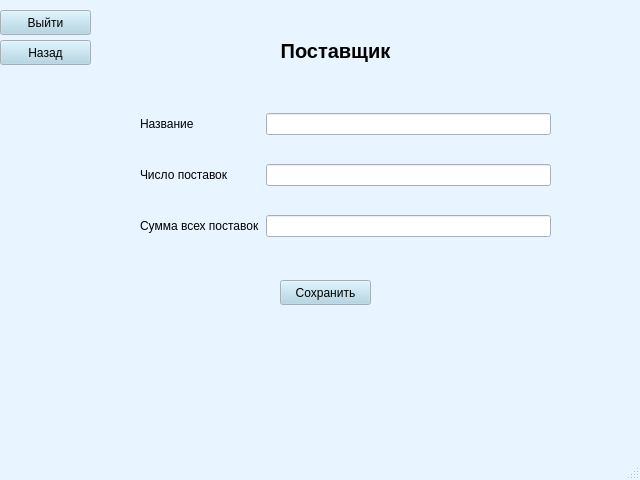
<?xml version="1.0" encoding="UTF-8"?>
<ui version="4.0">
 <class>MainWindow</class>
 <widget class="QMainWindow" name="MainWindow">
  <property name="geometry">
   <rect>
    <x>0</x>
    <y>0</y>
    <width>640</width>
    <height>480</height>
   </rect>
  </property>
  <property name="palette">
   <palette>
    <active>
     <colorrole role="WindowText">
      <brush brushstyle="SolidPattern">
       <color alpha="255">
        <red>0</red>
        <green>0</green>
        <blue>0</blue>
       </color>
      </brush>
     </colorrole>
     <colorrole role="Button">
      <brush brushstyle="SolidPattern">
       <color alpha="255">
        <red>169</red>
        <green>210</green>
        <blue>227</blue>
       </color>
      </brush>
     </colorrole>
     <colorrole role="Light">
      <brush brushstyle="SolidPattern">
       <color alpha="255">
        <red>255</red>
        <green>255</green>
        <blue>255</blue>
       </color>
      </brush>
     </colorrole>
     <colorrole role="Midlight">
      <brush brushstyle="SolidPattern">
       <color alpha="255">
        <red>238</red>
        <green>228</green>
        <blue>255</blue>
       </color>
      </brush>
     </colorrole>
     <colorrole role="Dark">
      <brush brushstyle="SolidPattern">
       <color alpha="255">
        <red>110</red>
        <green>101</green>
        <blue>127</blue>
       </color>
      </brush>
     </colorrole>
     <colorrole role="Mid">
      <brush brushstyle="SolidPattern">
       <color alpha="255">
        <red>147</red>
        <green>134</green>
        <blue>170</blue>
       </color>
      </brush>
     </colorrole>
     <colorrole role="Text">
      <brush brushstyle="SolidPattern">
       <color alpha="255">
        <red>0</red>
        <green>0</green>
        <blue>0</blue>
       </color>
      </brush>
     </colorrole>
     <colorrole role="BrightText">
      <brush brushstyle="SolidPattern">
       <color alpha="255">
        <red>255</red>
        <green>255</green>
        <blue>255</blue>
       </color>
      </brush>
     </colorrole>
     <colorrole role="ButtonText">
      <brush brushstyle="SolidPattern">
       <color alpha="255">
        <red>0</red>
        <green>0</green>
        <blue>0</blue>
       </color>
      </brush>
     </colorrole>
     <colorrole role="Base">
      <brush brushstyle="SolidPattern">
       <color alpha="255">
        <red>255</red>
        <green>255</green>
        <blue>255</blue>
       </color>
      </brush>
     </colorrole>
     <colorrole role="Window">
      <brush brushstyle="SolidPattern">
       <color alpha="255">
        <red>232</red>
        <green>244</green>
        <blue>255</blue>
       </color>
      </brush>
     </colorrole>
     <colorrole role="Shadow">
      <brush brushstyle="SolidPattern">
       <color alpha="255">
        <red>0</red>
        <green>0</green>
        <blue>0</blue>
       </color>
      </brush>
     </colorrole>
     <colorrole role="Highlight">
      <brush brushstyle="SolidPattern">
       <color alpha="255">
        <red>221</red>
        <green>202</green>
        <blue>255</blue>
       </color>
      </brush>
     </colorrole>
     <colorrole role="AlternateBase">
      <brush brushstyle="SolidPattern">
       <color alpha="255">
        <red>238</red>
        <green>228</green>
        <blue>255</blue>
       </color>
      </brush>
     </colorrole>
     <colorrole role="ToolTipBase">
      <brush brushstyle="SolidPattern">
       <color alpha="255">
        <red>255</red>
        <green>255</green>
        <blue>220</blue>
       </color>
      </brush>
     </colorrole>
     <colorrole role="ToolTipText">
      <brush brushstyle="SolidPattern">
       <color alpha="255">
        <red>0</red>
        <green>0</green>
        <blue>0</blue>
       </color>
      </brush>
     </colorrole>
     <colorrole role="PlaceholderText">
      <brush brushstyle="SolidPattern">
       <color alpha="128">
        <red>0</red>
        <green>0</green>
        <blue>0</blue>
       </color>
      </brush>
     </colorrole>
    </active>
    <inactive>
     <colorrole role="WindowText">
      <brush brushstyle="SolidPattern">
       <color alpha="255">
        <red>0</red>
        <green>0</green>
        <blue>0</blue>
       </color>
      </brush>
     </colorrole>
     <colorrole role="Button">
      <brush brushstyle="SolidPattern">
       <color alpha="255">
        <red>169</red>
        <green>210</green>
        <blue>227</blue>
       </color>
      </brush>
     </colorrole>
     <colorrole role="Light">
      <brush brushstyle="SolidPattern">
       <color alpha="255">
        <red>255</red>
        <green>255</green>
        <blue>255</blue>
       </color>
      </brush>
     </colorrole>
     <colorrole role="Midlight">
      <brush brushstyle="SolidPattern">
       <color alpha="255">
        <red>238</red>
        <green>228</green>
        <blue>255</blue>
       </color>
      </brush>
     </colorrole>
     <colorrole role="Dark">
      <brush brushstyle="SolidPattern">
       <color alpha="255">
        <red>110</red>
        <green>101</green>
        <blue>127</blue>
       </color>
      </brush>
     </colorrole>
     <colorrole role="Mid">
      <brush brushstyle="SolidPattern">
       <color alpha="255">
        <red>147</red>
        <green>134</green>
        <blue>170</blue>
       </color>
      </brush>
     </colorrole>
     <colorrole role="Text">
      <brush brushstyle="SolidPattern">
       <color alpha="255">
        <red>0</red>
        <green>0</green>
        <blue>0</blue>
       </color>
      </brush>
     </colorrole>
     <colorrole role="BrightText">
      <brush brushstyle="SolidPattern">
       <color alpha="255">
        <red>255</red>
        <green>255</green>
        <blue>255</blue>
       </color>
      </brush>
     </colorrole>
     <colorrole role="ButtonText">
      <brush brushstyle="SolidPattern">
       <color alpha="255">
        <red>0</red>
        <green>0</green>
        <blue>0</blue>
       </color>
      </brush>
     </colorrole>
     <colorrole role="Base">
      <brush brushstyle="SolidPattern">
       <color alpha="255">
        <red>255</red>
        <green>255</green>
        <blue>255</blue>
       </color>
      </brush>
     </colorrole>
     <colorrole role="Window">
      <brush brushstyle="SolidPattern">
       <color alpha="255">
        <red>232</red>
        <green>244</green>
        <blue>255</blue>
       </color>
      </brush>
     </colorrole>
     <colorrole role="Shadow">
      <brush brushstyle="SolidPattern">
       <color alpha="255">
        <red>0</red>
        <green>0</green>
        <blue>0</blue>
       </color>
      </brush>
     </colorrole>
     <colorrole role="Highlight">
      <brush brushstyle="SolidPattern">
       <color alpha="255">
        <red>221</red>
        <green>202</green>
        <blue>255</blue>
       </color>
      </brush>
     </colorrole>
     <colorrole role="AlternateBase">
      <brush brushstyle="SolidPattern">
       <color alpha="255">
        <red>238</red>
        <green>228</green>
        <blue>255</blue>
       </color>
      </brush>
     </colorrole>
     <colorrole role="ToolTipBase">
      <brush brushstyle="SolidPattern">
       <color alpha="255">
        <red>255</red>
        <green>255</green>
        <blue>220</blue>
       </color>
      </brush>
     </colorrole>
     <colorrole role="ToolTipText">
      <brush brushstyle="SolidPattern">
       <color alpha="255">
        <red>0</red>
        <green>0</green>
        <blue>0</blue>
       </color>
      </brush>
     </colorrole>
     <colorrole role="PlaceholderText">
      <brush brushstyle="SolidPattern">
       <color alpha="128">
        <red>0</red>
        <green>0</green>
        <blue>0</blue>
       </color>
      </brush>
     </colorrole>
    </inactive>
    <disabled>
     <colorrole role="WindowText">
      <brush brushstyle="SolidPattern">
       <color alpha="255">
        <red>110</red>
        <green>101</green>
        <blue>127</blue>
       </color>
      </brush>
     </colorrole>
     <colorrole role="Button">
      <brush brushstyle="SolidPattern">
       <color alpha="255">
        <red>169</red>
        <green>210</green>
        <blue>227</blue>
       </color>
      </brush>
     </colorrole>
     <colorrole role="Light">
      <brush brushstyle="SolidPattern">
       <color alpha="255">
        <red>255</red>
        <green>255</green>
        <blue>255</blue>
       </color>
      </brush>
     </colorrole>
     <colorrole role="Midlight">
      <brush brushstyle="SolidPattern">
       <color alpha="255">
        <red>238</red>
        <green>228</green>
        <blue>255</blue>
       </color>
      </brush>
     </colorrole>
     <colorrole role="Dark">
      <brush brushstyle="SolidPattern">
       <color alpha="255">
        <red>110</red>
        <green>101</green>
        <blue>127</blue>
       </color>
      </brush>
     </colorrole>
     <colorrole role="Mid">
      <brush brushstyle="SolidPattern">
       <color alpha="255">
        <red>147</red>
        <green>134</green>
        <blue>170</blue>
       </color>
      </brush>
     </colorrole>
     <colorrole role="Text">
      <brush brushstyle="SolidPattern">
       <color alpha="255">
        <red>110</red>
        <green>101</green>
        <blue>127</blue>
       </color>
      </brush>
     </colorrole>
     <colorrole role="BrightText">
      <brush brushstyle="SolidPattern">
       <color alpha="255">
        <red>255</red>
        <green>255</green>
        <blue>255</blue>
       </color>
      </brush>
     </colorrole>
     <colorrole role="ButtonText">
      <brush brushstyle="SolidPattern">
       <color alpha="255">
        <red>110</red>
        <green>101</green>
        <blue>127</blue>
       </color>
      </brush>
     </colorrole>
     <colorrole role="Base">
      <brush brushstyle="SolidPattern">
       <color alpha="255">
        <red>232</red>
        <green>244</green>
        <blue>255</blue>
       </color>
      </brush>
     </colorrole>
     <colorrole role="Window">
      <brush brushstyle="SolidPattern">
       <color alpha="255">
        <red>232</red>
        <green>244</green>
        <blue>255</blue>
       </color>
      </brush>
     </colorrole>
     <colorrole role="Shadow">
      <brush brushstyle="SolidPattern">
       <color alpha="255">
        <red>0</red>
        <green>0</green>
        <blue>0</blue>
       </color>
      </brush>
     </colorrole>
     <colorrole role="Highlight">
      <brush brushstyle="SolidPattern">
       <color alpha="255">
        <red>145</red>
        <green>145</green>
        <blue>145</blue>
       </color>
      </brush>
     </colorrole>
     <colorrole role="AlternateBase">
      <brush brushstyle="SolidPattern">
       <color alpha="255">
        <red>221</red>
        <green>202</green>
        <blue>255</blue>
       </color>
      </brush>
     </colorrole>
     <colorrole role="ToolTipBase">
      <brush brushstyle="SolidPattern">
       <color alpha="255">
        <red>255</red>
        <green>255</green>
        <blue>220</blue>
       </color>
      </brush>
     </colorrole>
     <colorrole role="ToolTipText">
      <brush brushstyle="SolidPattern">
       <color alpha="255">
        <red>0</red>
        <green>0</green>
        <blue>0</blue>
       </color>
      </brush>
     </colorrole>
     <colorrole role="PlaceholderText">
      <brush brushstyle="SolidPattern">
       <color alpha="128">
        <red>0</red>
        <green>0</green>
        <blue>0</blue>
       </color>
      </brush>
     </colorrole>
    </disabled>
   </palette>
  </property>
  <property name="windowTitle">
   <string>MainWindow</string>
  </property>
  <widget class="QWidget" name="centralwidget">
   <widget class="QWidget" name="gridLayoutWidget_2">
    <property name="geometry">
     <rect>
      <x>140</x>
      <y>90</y>
      <width>411</width>
      <height>171</height>
     </rect>
    </property>
    <layout class="QGridLayout" name="gridLayout_2">
     <property name="leftMargin">
      <number>0</number>
     </property>
     <property name="topMargin">
      <number>0</number>
     </property>
     <property name="bottomMargin">
      <number>0</number>
     </property>
     <property name="verticalSpacing">
      <number>6</number>
     </property>
     <item row="2" column="1">
      <widget class="QLineEdit" name="name"/>
     </item>
     <item row="6" column="0">
      <widget class="QLabel" name="label_6">
       <property name="text">
        <string>Сумма всех поставок</string>
       </property>
      </widget>
     </item>
     <item row="2" column="0">
      <widget class="QLabel" name="label_2">
       <property name="text">
        <string>Название</string>
       </property>
      </widget>
     </item>
     <item row="4" column="0">
      <widget class="QLabel" name="label_4">
       <property name="text">
        <string>Число поставок</string>
       </property>
      </widget>
     </item>
     <item row="4" column="1">
      <widget class="QLineEdit" name="count">
       <property name="readOnly">
        <bool>true</bool>
       </property>
      </widget>
     </item>
     <item row="6" column="1">
      <widget class="QLineEdit" name="artist_2">
       <property name="readOnly">
        <bool>true</bool>
       </property>
      </widget>
     </item>
    </layout>
   </widget>
   <widget class="QLabel" name="label">
    <property name="geometry">
     <rect>
      <x>160</x>
      <y>20</y>
      <width>351</width>
      <height>62</height>
     </rect>
    </property>
    <property name="palette">
     <palette>
      <active>
       <colorrole role="Button">
        <brush brushstyle="SolidPattern">
         <color alpha="255">
          <red>173</red>
          <green>127</green>
          <blue>168</blue>
         </color>
        </brush>
       </colorrole>
      </active>
      <inactive>
       <colorrole role="Button">
        <brush brushstyle="SolidPattern">
         <color alpha="255">
          <red>173</red>
          <green>127</green>
          <blue>168</blue>
         </color>
        </brush>
       </colorrole>
      </inactive>
      <disabled>
       <colorrole role="Button">
        <brush brushstyle="SolidPattern">
         <color alpha="255">
          <red>173</red>
          <green>127</green>
          <blue>168</blue>
         </color>
        </brush>
       </colorrole>
      </disabled>
     </palette>
    </property>
    <property name="font">
     <font>
      <pointsize>15</pointsize>
      <italic>false</italic>
      <strikeout>false</strikeout>
      <kerning>true</kerning>
     </font>
    </property>
    <property name="text">
     <string>&lt;html&gt;&lt;head/&gt;&lt;body&gt;&lt;p align=&quot;center&quot;&gt;&lt;span style=&quot; font-weight:600;&quot;&gt;Поставщик&lt;/span&gt;&lt;/p&gt;&lt;/body&gt;&lt;/html&gt;</string>
    </property>
   </widget>
   <widget class="QPushButton" name="exit">
    <property name="geometry">
     <rect>
      <x>0</x>
      <y>10</y>
      <width>91</width>
      <height>25</height>
     </rect>
    </property>
    <property name="text">
     <string>Выйти</string>
    </property>
   </widget>
   <widget class="QPushButton" name="exit_2">
    <property name="geometry">
     <rect>
      <x>0</x>
      <y>40</y>
      <width>91</width>
      <height>25</height>
     </rect>
    </property>
    <property name="text">
     <string>Назад</string>
    </property>
   </widget>
   <widget class="QPushButton" name="save">
    <property name="geometry">
     <rect>
      <x>280</x>
      <y>280</y>
      <width>91</width>
      <height>25</height>
     </rect>
    </property>
    <property name="text">
     <string>Сохранить</string>
    </property>
   </widget>
  </widget>
  <widget class="QMenuBar" name="menubar">
   <property name="geometry">
    <rect>
     <x>0</x>
     <y>0</y>
     <width>640</width>
     <height>22</height>
    </rect>
   </property>
  </widget>
  <widget class="QStatusBar" name="statusbar"/>
 </widget>
 <resources/>
 <connections/>
</ui>
